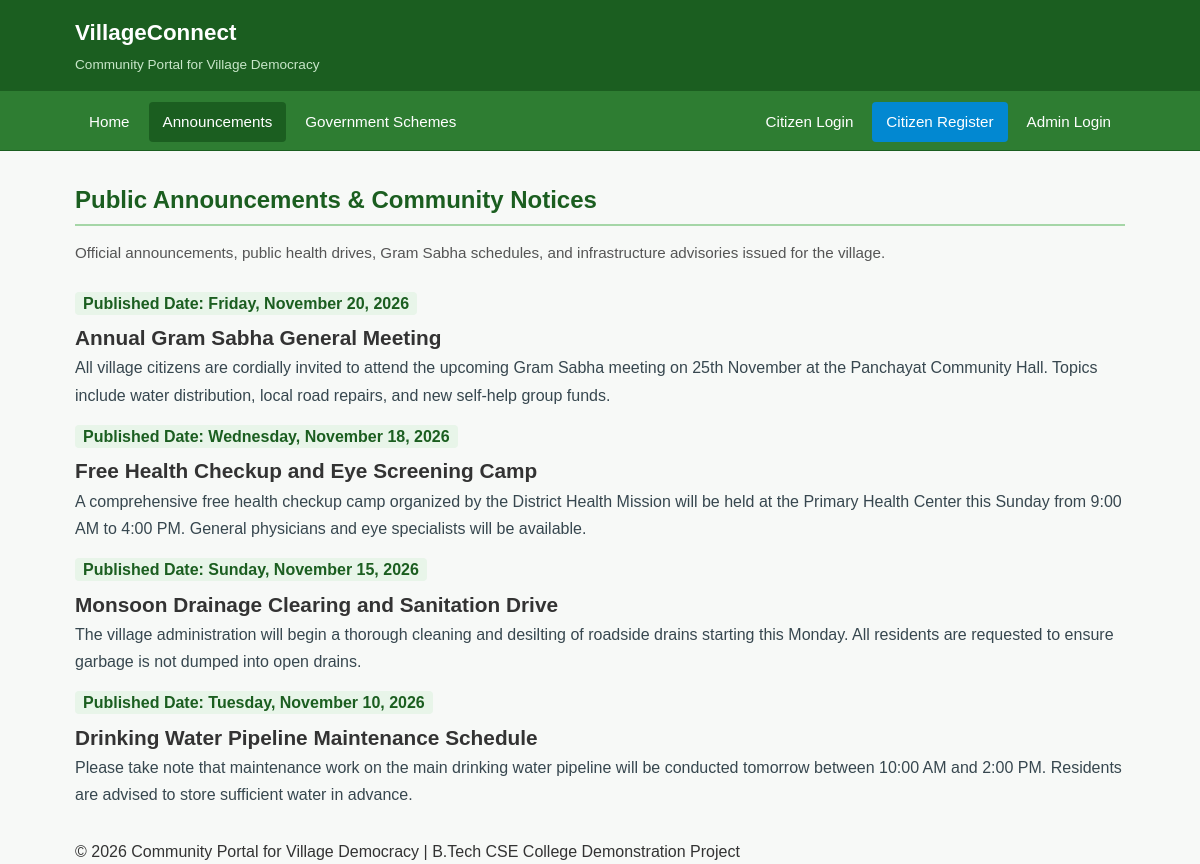
The app's page /announcements.php with its own data.
### tables this page shows
CREATE TABLE IF NOT EXISTS `announcements` (
    `id` INT AUTO_INCREMENT PRIMARY KEY,
    `title` VARCHAR(200) NOT NULL,
    `description` TEXT NOT NULL,
    `published_date` DATE NOT NULL,
    `created_at` TIMESTAMP DEFAULT CURRENT_TIMESTAMP
);

### announcements.php (the view, shortened to what this page needs)
<?php
require_once "config/db.php";
$query = "SELECT * FROM announcements ORDER BY published_date DESC, id DESC";
$result = mysqli_query($conn, $query);
?>
<!DOCTYPE html>
<html lang="en">
<head>
    <link rel="stylesheet" href="assets/css/style.css">
</head>
<body>
    <header class="top-header">
        <div class="container header-content">
            <div>
                <a href="index.php" class="brand-title">
                    VillageConnect
                </a>
                <span class="brand-subtitle">Community Portal for Village Democracy</span>
            </div>
        </div>
    </header>
    <nav class="navbar">
        <div class="container">
            <ul class="nav-links">
                <li><a href="index.php">Home</a></li>
                <li><a href="announcements.php" class="active">Announcements</a></li>
                <li><a href="schemes.php">Government Schemes</a></li>
                <?php if (isset($_SESSION['citizen_id'])): ?>
                    <li><a href="citizen/dashboard.php">Citizen Dashboard</a></li>
                    <li><a href="citizen/submit_grievance.php">Submit Grievance</a></li>
                    <li><a href="citizen/my_grievances.php">My Grievances</a></li>
                    <li><a href="citizen/feedback.php">Feedback</a></li>
                    <li class="nav-right"><a href="logout.php" class="nav-highlight">Logout</a></li>
                <?php elseif (isset($_SESSION['admin_id'])): ?>
                    <li><a href="admin/dashboard.php">Admin Dashboard</a></li>
                    <li class="nav-right"><a href="admin/logout.php" class="nav-highlight">Admin Logout</a></li>
                <?php else: ?>
                    <li class="nav-right"><a href="login.php">Citizen Login</a></li>
                    <li><a href="register.php" class="nav-highlight">Citizen Register</a></li>
                    <li><a href="admin/login.php">Admin Login</a></li>
                <?php endif; ?>
            </ul>
        </div>
    </nav>
    <main class="main-content">
        <div class="container">
            <div style="margin-bottom: 25px;">
                <h1 class="section-title">Public Announcements & Community Notices</h1>
                <p class="section-desc">
                    Official announcements, public health drives, Gram Sabha schedules, and infrastructure advisories issued for the village.
                </p>
            </div>
            <?php if ($result && mysqli_num_rows($result) > 0): ?>
                <div style="display: flex; flex-direction: column; gap: 15px;">
                    <?php while ($row = mysqli_fetch_assoc($result)): ?>
                        <article class="announcement-item" style="border-left-width: 6px;">
                            <div class="item-meta">
                                <span style="background: #e8f5e9; color: #1b5e20; padding: 3px 8px; border-radius: 4px; font-weight: 600;">
                                    Published Date: <?php echo date("l, F d, Y", strtotime($row['published_date'])); ?>
                                </span>
                            </div>
                            <h2 class="item-title" style="font-size: 1.3rem; margin-top: 5px;">
                                <?php echo htmlspecialchars($row['title']); ?>
                            </h2>
                            <p class="item-desc" style="font-size: 1rem; line-height: 1.7; color: #37474f;">
                                <?php echo nl2br(htmlspecialchars($row['description'])); ?>
                            </p>
                        </article>
                    <?php endwhile; ?>
                </div>
            <?php endif; ?>
        </div>
    </main>
    <footer class="site-footer">
        <div class="container text-center">
            <div class="footer-bottom">
                <p>&copy; <?php echo date("Y"); ?> Community Portal for Village Democracy | B.Tech CSE College Demonstration Project</p>
            </div>
        </div>
    </footer>
</body>
</html>

### assets/css/style.css (style rules this page uses)
* { margin: 0; padding: 0; box-sizing: border-box; }
body { font-family: 'Segoe UI', Tahoma, Geneva, Verdana, sans-serif; background-color: #f4f8fa; color: #2c3e50; font-family: Arial, Helvetica, sans-serif; background-color: #f7f9f7; color: #333333; line-height: 1.6; display: flex; flex-direction: column; min-height: 100vh; }
.container { width: 90%; max-width: 1200px; max-width: 1100px; margin: 0 auto; padding: 0 15px; }
.top-header { background-color: #1b5e20; background-color: #1b5e20; color: #ffffff; padding: 14px 0; box-shadow: 0 2px 8px rgba(0, 0, 0, 0.12); padding: 15px 0; border-bottom: 3px solid #2e7d32; }
.header-content { display: flex; justify-content: space-between; align-items: center; flex-wrap: wrap; gap: 10px; }
.brand-title { font-size: 1.35rem; font-weight: 700; font-size: 1.4rem; font-weight: bold; color: #ffffff; text-decoration: none; display: flex; align-items: center; gap: 8px; }
.brand-subtitle { font-size: 0.8rem; font-weight: normal; font-size: 0.85rem; color: #c8e6c9; display: block; color: #c8e6c9; margin-top: 3px; }
.navbar { background-color: #2e7d32; border-bottom: 3px solid #81c784; background-color: #2e7d32; border-bottom: 1px solid #1b5e20; }
.nav-links { list-style: none; display: flex; flex-wrap: wrap; gap: 4px; padding: 6px 0; gap: 5px; padding: 8px 0; }
.nav-links li a { color: #ffffff; text-decoration: none; padding: 9px 14px; padding: 8px 14px; border-radius: 4px; font-size: 0.95rem; display: inline-block; font-size: 0.95rem; font-weight: 500; transition: background-color 0.2s ease, color 0.2s ease; }
.nav-links li a:hover, .nav-links li a.active { background-color: #1b5e20; color: #ffffff; }
.nav-links li a.nav-highlight { background-color: #0288d1; color: #ffffff; }
.nav-links li.nav-right { margin-left: auto; }
.main-content { flex: 1; padding: 35px 0; padding: 30px 0; }
.section-title { font-size: 1.7rem; font-size: 1.5rem; color: #1b5e20; margin-bottom: 20px; padding-bottom: 8px; margin-bottom: 15px; padding-bottom: 5px; border-bottom: 2px solid #a5d6a7; position: relative; }
.section-desc { font-size: 1rem; color: #546e7a; margin-bottom: 25px; font-size: 0.95rem; color: #555555; margin-bottom: 20px; }

### records on screen
announcements: published_date "Friday, November 20, 2026", title "Annual Gram Sabha General Meeting", description "All village citizens are cordially invited to attend the upcoming Gram Sabha meeting on 25th November at the Panchayat Community Hall. Topics include water distribution, local road repairs, and new self-help group funds."
announcements: published_date "Wednesday, November 18, 2026", title "Free Health Checkup and Eye Screening Camp", description "A comprehensive free health checkup camp organized by the District Health Mission will be held at the Primary Health Center this Sunday from 9:00 AM to 4:00 PM. General physicians and eye specialists will be available."
announcements: published_date "Sunday, November 15, 2026", title "Monsoon Drainage Clearing and Sanitation Drive", description "The village administration will begin a thorough cleaning and desilting of roadside drains starting this Monday. All residents are requested to ensure garbage is not dumped into open drains."
announcements: published_date "Tuesday, November 10, 2026", title "Drinking Water Pipeline Maintenance Schedule", description "Please take note that maintenance work on the main drinking water pipeline will be conducted tomorrow between 10:00 AM and 2:00 PM. Residents are advised to store sufficient water in advance."
